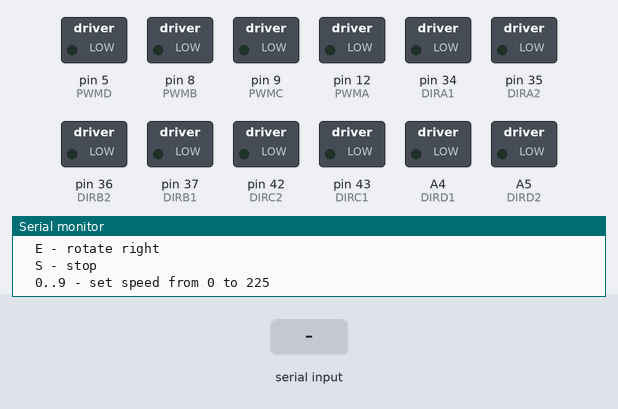
Recording of a sketch running on a simulated Arduino Mega 2560, built with avr-gcc and run on an emulated ATmega2560. Parts: switched loads named in the sketch (green lamp = pin HIGH), the last lines printed to the serial monitor. Inputs (shaded band) come from the test bench.

Above: at 1.2 s.
1.3 s: "l" received over Serial
At 1.9 s:
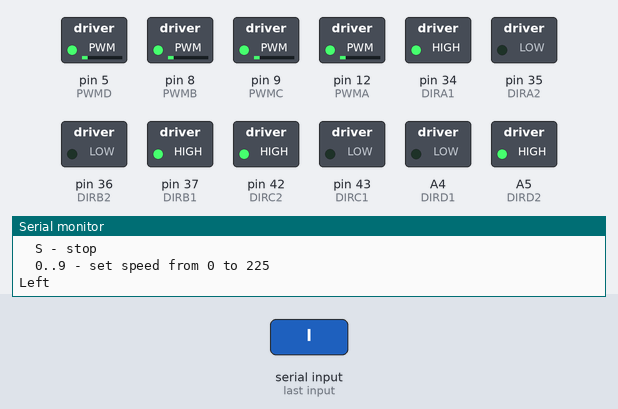
2.8 s: byte 69 ('E') received over Serial
At 4.0 s:
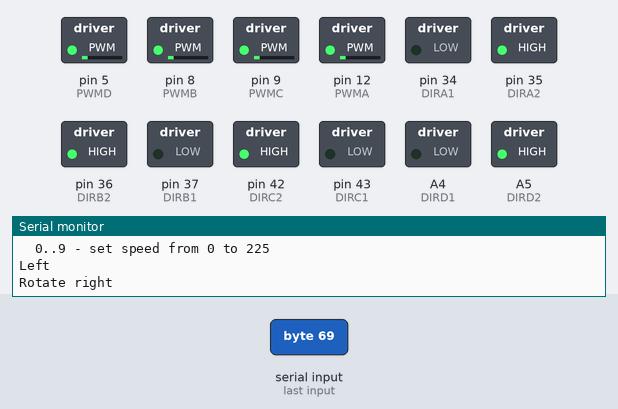
4.3 s: "R" received over Serial
At 5.3 s:
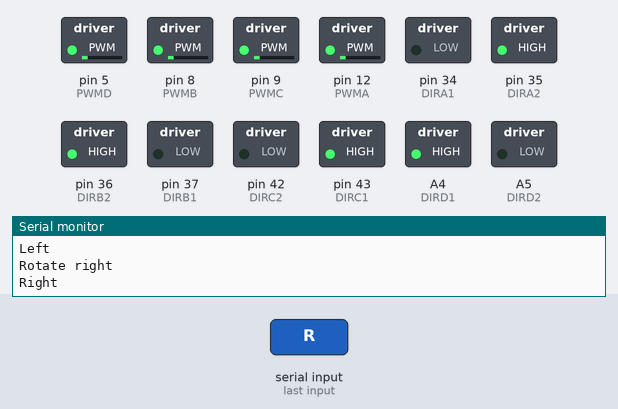
5.8 s: "Q" received over Serial
At 6.5 s:
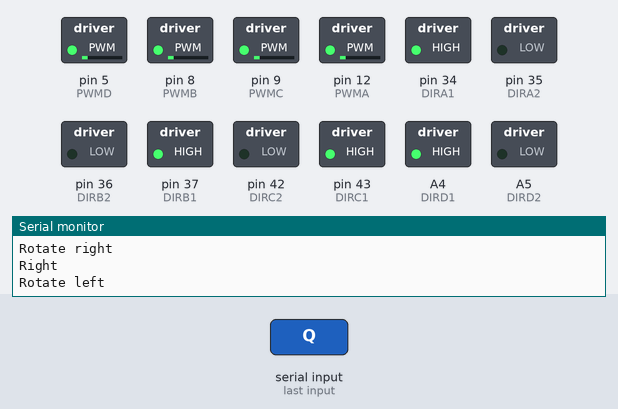
7.3 s: "F90\n" received over Serial
At 7.6 s:
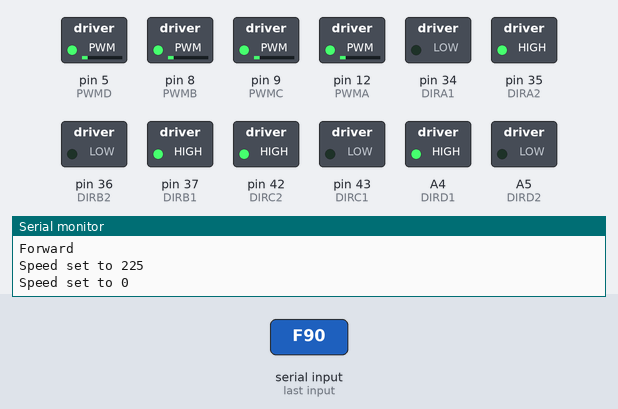
8.8 s: byte 101 ('e') received over Serial
At 10.0 s:
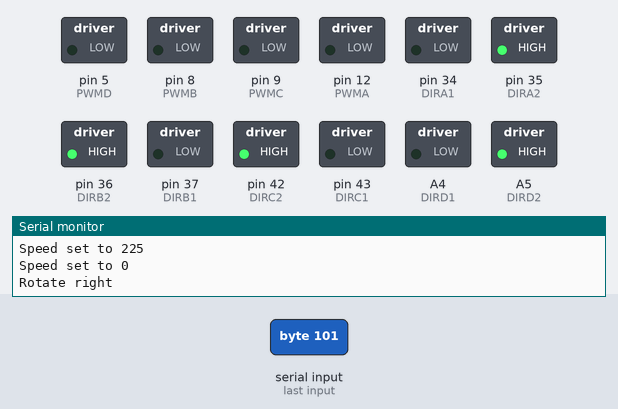
Timing chart, 0 to 11.3 s (numbered marks = the images above; inputs shaded):
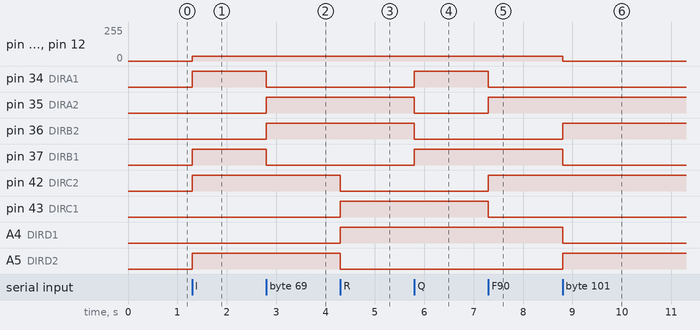

The sketch:

basic_motor_control.ino
```cpp
#include <Arduino.h>

// Motor pin mapping copied from Car_Volt_Feedback_24A.ino
#define PWMA 12
#define DIRA1 34
#define DIRA2 35

#define PWMB 8
#define DIRB1 37
#define DIRB2 36

#define PWMC 9
#define DIRC1 43
#define DIRC2 42

#define PWMD 5
#define DIRD1 A4
#define DIRD2 A5

#define MOTORA_FORWARD(pwm) do { digitalWrite(DIRA1, LOW);  digitalWrite(DIRA2, HIGH); analogWrite(PWMA, pwm); } while (0)
#define MOTORA_BACKOFF(pwm) do { digitalWrite(DIRA1, HIGH); digitalWrite(DIRA2, LOW);  analogWrite(PWMA, pwm); } while (0)
#define MOTORA_STOP()       do { digitalWrite(DIRA1, LOW);  digitalWrite(DIRA2, LOW);  analogWrite(PWMA, 0); } while (0)

#define MOTORB_FORWARD(pwm) do { digitalWrite(DIRB1, LOW);  digitalWrite(DIRB2, HIGH); analogWrite(PWMB, pwm); } while (0)
#define MOTORB_BACKOFF(pwm) do { digitalWrite(DIRB1, HIGH); digitalWrite(DIRB2, LOW);  analogWrite(PWMB, pwm); } while (0)
#define MOTORB_STOP()       do { digitalWrite(DIRB1, LOW);  digitalWrite(DIRB2, LOW);  analogWrite(PWMB, 0); } while (0)

#define MOTORC_FORWARD(pwm) do { digitalWrite(DIRC1, LOW);  digitalWrite(DIRC2, HIGH); analogWrite(PWMC, pwm); } while (0)
#define MOTORC_BACKOFF(pwm) do { digitalWrite(DIRC1, HIGH); digitalWrite(DIRC2, LOW);  analogWrite(PWMC, pwm); } while (0)
#define MOTORC_STOP()       do { digitalWrite(DIRC1, LOW);  digitalWrite(DIRC2, LOW);  analogWrite(PWMC, 0); } while (0)

#define MOTORD_FORWARD(pwm) do { digitalWrite(DIRD1, LOW);  digitalWrite(DIRD2, HIGH); analogWrite(PWMD, pwm); } while (0)
#define MOTORD_BACKOFF(pwm) do { digitalWrite(DIRD1, HIGH); digitalWrite(DIRD2, LOW);  analogWrite(PWMD, pwm); } while (0)
#define MOTORD_STOP()       do { digitalWrite(DIRD1, LOW);  digitalWrite(DIRD2, LOW);  analogWrite(PWMD, 0); } while (0)

int motorPwm = 36;

void stopCar() {
  MOTORA_STOP();
  MOTORB_STOP();
  MOTORC_STOP();
  MOTORD_STOP();
}

// Same wheel directions as the original test file.
void moveForward() {
  MOTORA_FORWARD(motorPwm);
  MOTORB_BACKOFF(motorPwm);
  MOTORC_FORWARD(motorPwm);
  MOTORD_BACKOFF(motorPwm);
}

void moveBackward() {
  MOTORA_BACKOFF(motorPwm);
  MOTORB_FORWARD(motorPwm);
  MOTORC_BACKOFF(motorPwm);
  MOTORD_FORWARD(motorPwm);
}

void strafeLeft() {
  MOTORA_BACKOFF(motorPwm);
  MOTORB_BACKOFF(motorPwm);
  MOTORC_FORWARD(motorPwm);
  MOTORD_FORWARD(motorPwm);
}

void strafeRight() {
  MOTORA_FORWARD(motorPwm);
  MOTORB_FORWARD(motorPwm);
  MOTORC_BACKOFF(motorPwm);
  MOTORD_BACKOFF(motorPwm);
}

void rotateLeft() {
  MOTORA_BACKOFF(motorPwm);
  MOTORB_BACKOFF(motorPwm);
  MOTORC_BACKOFF(motorPwm);
  MOTORD_BACKOFF(motorPwm);
}

void rotateRight() {
  MOTORA_FORWARD(motorPwm);
  MOTORB_FORWARD(motorPwm);
  MOTORC_FORWARD(motorPwm);
  MOTORD_FORWARD(motorPwm);
}

void setupMotorPins() {
  pinMode(PWMA, OUTPUT);
  pinMode(DIRA1, OUTPUT);
  pinMode(DIRA2, OUTPUT);

  pinMode(PWMB, OUTPUT);
  pinMode(DIRB1, OUTPUT);
  pinMode(DIRB2, OUTPUT);

  pinMode(PWMC, OUTPUT);
  pinMode(DIRC1, OUTPUT);
  pinMode(DIRC2, OUTPUT);

  pinMode(PWMD, OUTPUT);
  pinMode(DIRD1, OUTPUT);
  pinMode(DIRD2, OUTPUT);
}

void printHelp() {
  Serial.println("Basic motor control ready.");
  Serial.println("Commands:");
  Serial.println("  F - forward");
  Serial.println("  B - backward");
  Serial.println("  L - strafe left");
  Serial.println("  R - strafe right");
  Serial.println("  Q - rotate left");
  Serial.println("  E - rotate right");
  Serial.println("  S - stop");
  Serial.println("  0..9 - set speed from 0 to 225");
}

void setup() {
  Serial.begin(115200);
  setupMotorPins();
  stopCar();
  printHelp();
}

void handleCommand(char cmd) {
  switch (cmd) {
    case 'F':
    case 'f':
      moveForward();
      Serial.println("Forward");
      break;
    case 'B':
    case 'b':
      moveBackward();
      Serial.println("Backward");
      break;
    case 'L':
    case 'l':
      strafeLeft();
      Serial.println("Left");
      break;
    case 'R':
    case 'r':
      strafeRight();
      Serial.println("Right");
      break;
    case 'Q':
    case 'q':
      rotateLeft();
      Serial.println("Rotate left");
      break;
    case 'E':
    case 'e':
      rotateRight();
      Serial.println("Rotate right");
      break;
    case 'S':
    case 's':
      stopCar();
      Serial.println("Stop");
      break;
    default:
      if (cmd >= '0' && cmd <= '9') {
        motorPwm = (cmd - '0') * 25;
        Serial.print("Speed set to ");
        Serial.println(motorPwm);
      }
      break;
  }
}

void loop() {
  if (Serial.available() > 0) {
    char cmd = Serial.read();
    handleCommand(cmd);
  }
}
```

Measured:
- after the input at 1.3 s, pin 5 (PWMD), pin 8 (PWMB), pin 9 (PWMC), pin 12 (PWMA): 0/255 → 36/255 at once; pin 34 (DIRA1), pin 37 (DIRB1), pin 42 (DIRC2), A5 (DIRD2): LOW → HIGH at once
- after the input at 2.8 s, pin 34 (DIRA1), pin 37 (DIRB1): HIGH → LOW at once; pin 35 (DIRA2), pin 36 (DIRB2): LOW → HIGH at once
- after the input at 4.3 s, pin 42 (DIRC2), A5 (DIRD2): HIGH → LOW at once; pin 43 (DIRC1), A4 (DIRD1): LOW → HIGH at once
- after the input at 5.8 s, pin 34 (DIRA1), pin 37 (DIRB1): LOW → HIGH at once; pin 35 (DIRA2), pin 36 (DIRB2): HIGH → LOW at once
- after the input at 7.3 s, pin 34 (DIRA1), pin 43 (DIRC1): HIGH → LOW at once; pin 35 (DIRA2), pin 42 (DIRC2): LOW → HIGH at once
- after the input at 8.8 s, pin 5 (PWMD), pin 8 (PWMB), pin 9 (PWMC), pin 12 (PWMA): 36/255 → 0/255 at once; pin 36 (DIRB2), A5 (DIRD2): LOW → HIGH at once; pin 37 (DIRB1), A4 (DIRD1): HIGH → LOW at once
